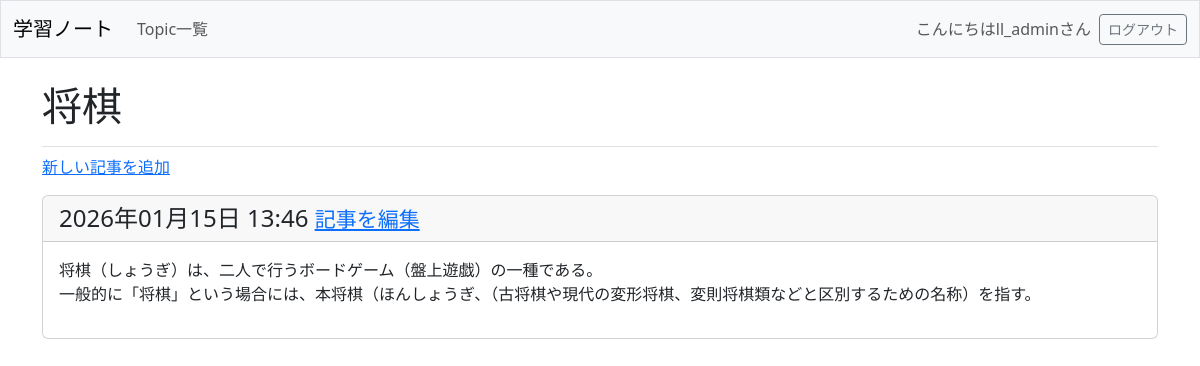
/topics/3 (signed in), run on the app's committed database.
### learning_logs/models.py (models this page shows, shortened)
class Topic(models.Model):
    text = models.CharField(max_length=200)
    date_added = models.DateTimeField(auto_now_add=True)
    owner = models.ForeignKey(User, on_delete=models.CASCADE)

class Entry(models.Model):
    topic = models.ForeignKey(Topic, on_delete=models.CASCADE)
    text = models.TextField()
    date_added = models.DateTimeField(auto_now_add=True)
    class Meta:
        verbose_name_plural = 'entries'

### learning_logs/views.py (the view)
# urls.py: path('topics/<int:topic_id>', views.topic, name='topic'),
@login_required
def topic(request, topic_id):
    topic = Topic.objects.get(id=topic_id)
    if topic.owner != request.user:
        raise Http404
    entries = topic.entry_set.order_by('-date_added')
    context = {'topic': topic, 'entries': entries}
    return render(request, 'learning_logs/topic.html', context)

### learning_logs/templates/learning_logs/topic.html
{% extends "learning_logs/base.html" %}
{% block page_header %}
  <h1>{{ topic.text }}</h1>
{% endblock page_header %}
{% block content %}
  <p>
    <a href="{% url 'learning_logs:new_entry' topic.id %}">新しい記事を追加</a>
  </p>
    {% for entry in entries %}
      <div class="card mb-3">
        <h4 class="card-header">
          {{ entry.date_added|date:'Y年m月d日 H:i' }}
          <small><a href="{% url 'learning_logs:edit_entry' entry.id %}">
            記事を編集</a></small>
        </h4>
        <div class="card-body">{{ entry.text|linebreaks }}</div>
      </div>
    {% empty %}
      <p>Topicはまだ作成されていません。</p>
    {% endfor %}
{% endblock content %}

### learning_logs/templates/learning_logs/base.html (shortened to what this page needs)
<!DOCTYPE html>
<html lang="ja">
<head>
  {% load django_bootstrap5 %}
  {% bootstrap_css %}
</head>
<body>
  <nav class="navbar navbar-expand-md navbar-light bg-light mb-4 border">
    <div class="container-fluid">
      <a class="navbar-brand" href="{% url 'learning_logs:index' %}" >
        学習ノート
      </a>
    <div class="collapse navbar-collapse" id="navbarCollapse">
      <ul class="navbar-nav me-auto mb-2 mb-md-0">
        <li class="nav-item">
          <a class="nav-link" href="{% url 'learning_logs:topics' %}">
            Topic一覧</a></li>
      </ul>
      <ul class="navbar-nav ms-auto mb-2 mb-md-0">
        {% if user.is_authenticated %}
          <li class="nav-item">
            <span class="navbar-text me-2">こんにちは{{ user.username }}さん
              </span></li>
        {% endif %}
      </ul>
      {% if user.is_authenticated %}
        <form action="{% url 'accounts:logout' %}" method="post">
          <button name="submit" class="btn btn-outline-secondary btn-sm">
              ログアウト</button>
        </form>
      {% endif %}
    </div>
    </div>
  </nav>
  <main class="container">
    <div class="pb-2 mb-2 border-bottom">
      {% block page_header %}{% endblock page_header %}
    </div>
    <div>
      {% block content %}{% endblock content %}
    </div>
  </main>
</body>
</html>

### data on the page
Topic: text "将棋"
Entry: date_added "2026年01月15日 13:46", text "将棋（しょうぎ）は、二人で行うボードゲーム（盤上遊戯）の一種である。 一般的に「将棋」という場合には、本将棋（ほんしょうぎ、（古将棋や現代の変形将棋、変則将棋類などと区別するための名称）を指す。"

### other printed values
{{ user.username }} "ll_admin"
